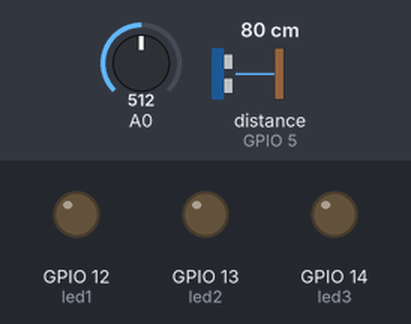
The sketch below on a simulated ESP8266 (NodeMCU). On the bench: output pins drawn as LEDs (lit = HIGH). The test bench sets the inputs (shaded band); at power-on: A0 = 512, distance to the obstacle (sensor on GPIO 5) 80 cm. The echo pulse lasts 58.3 µs per cm; WiFi joins after 1.5 s; servers stay silent unless stated; random numbers use the default seed unless the sketch sets one; no MQTT or app messages arrive unless stated; pins used as bus, display or sensor lines are not drawn; what the sketch prints to the serial monitor is not drawn.

Above: at 3.1 s.
At 6.7 s:
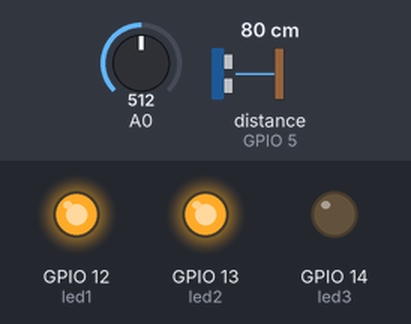
6.8 s: A0 set to 268
14.0 s: A0 set to 231
19.0 s: distance to the obstacle (sensor on GPIO 5) set to 9 cm
21.7 s: distance to the obstacle (sensor on GPIO 5) set to 6 cm
At 24.7 s:
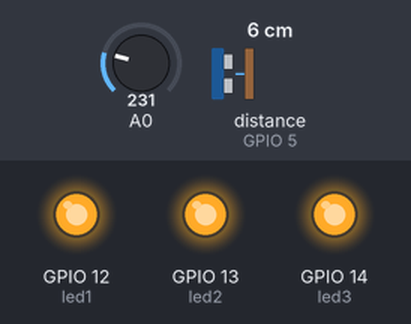
Timing chart, 0 to 26.2 s (numbered marks = the images above; inputs shaded):
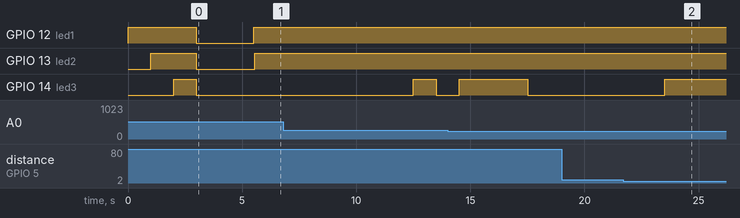

Measured:
- the behaviour switches between 8 and 7 cm on distance to the obstacle (sensor on GPIO 5) (found by bisection; images 1 and 2)
- after the input at 21.7 s, GPIO 14 (led3): LOW → HIGH after 1.8 s

The sketch:

smartbin_mqtt_server.ino
```cpp
/*
   Smart Garbage Bin
   By:
   Shubham Ambokar
   Shweta Bhale
   Prayag Desai
   Mini Project
   Sem 5
   TE ET - 1
*/
//primary bin, cream color

//y r g
#define _1l1 6          //33%
#define _1l2 13         //66%
#define _1l3 15         //99%

#define _2l1 5          //33%
#define _2l2 10         //66%
#define _2l3 15         //99%

#define maxiGas 250

#include <ESP8266WiFi.h>
#include <WiFiClient.h>
#include <ESP8266WebServer.h>
#include <ESP8266mDNS.h>
#include <PubSubClient.h>
#include <Ticker.h>


MDNSResponder mdns;

// Replace with your network credentials
const char* ssid = "test";
//const char* password = "YOUR_PASSWORD";
const char* host = "smartbin";

ESP8266WebServer server(80);

String webPage = "";

// defines pins numbers
const int trigPin = 4;  //D2
const int echoPin = 5;  //D1

const int led1 = 12;     //D6 red
const int led2 = 13;     //D7 green
const int led3 = 14;     //D5 yellow

unsigned long currentMillis = 0;
unsigned long previousMillis = 3000;

const char* mqtt_server = "iot.eclipse.org";

// defines variables
long duration;
int distance1 = 0;
int distance2 = 0;

int gasReading2 = 0;

WiFiClient espClient;
PubSubClient client(espClient);

long lastMsg = 0;
char msg[50];

Ticker blinkTicker;
Ticker _3s;
boolean _3sb = false;
boolean currentGasTrig = false;
boolean prevGasTrig = false;

void setup(void) {
  pinMode(trigPin, OUTPUT); // Sets the trigPin as an Output
  pinMode(echoPin, INPUT); // Sets the echoPin as an Input
  digitalWrite(trigPin, LOW);
  digitalWrite(led1, LOW);
  digitalWrite(led2, LOW);
  digitalWrite(led3, LOW);

  pinMode(led1, OUTPUT);
  pinMode(led2, OUTPUT);
  pinMode(led3, OUTPUT);

  digitalWrite(led1, HIGH);
  delay(1000);
  digitalWrite(led2, HIGH);
  delay(1000);
  digitalWrite(led3, HIGH);
  delay(1000);
  digitalWrite(led1, LOW);
  digitalWrite(led2, LOW);
  digitalWrite(led3, LOW);

  pinMode(A0, INPUT);
  client.setServer(mqtt_server, 1883);
  client.setCallback(callback);


  delay(1000);
  Serial.begin(115200);
  WiFi.begin(ssid);
  Serial.println("");

  // Wait for connection
  while (WiFi.status() != WL_CONNECTED) {
    delay(500);
    Serial.print(".");
    digitalWrite(led1, LOW);
  }
  digitalWrite(led1, HIGH);
  Serial.println("");
  Serial.print("Connected to ");
  Serial.println(ssid);
  Serial.print("IP address: ");
  Serial.println(WiFi.localIP());

  if (mdns.begin("smartbin", WiFi.localIP())) {
    Serial.println("MDNS responder started");
  }

  server.on("/", []() {
    server.send(500, "text/html", webPage);
  });
  server.begin();
  Serial.println("HTTP server started");
  previousMillis = millis();
  _3s.attach(3, setTrue);
}

void setTrue()
{
  _3sb = true;
}

void loop(void) {
  currentMillis = millis();
  if (_3sb) {
    _3sb = false;
    Serial.println("Executed");
    getDistance();
    previousMillis = currentMillis + 4000;
    webPage = "";
    //  webPage += "<h1>ESP8266 Web Server</h1><p>Socket #1 <a href=\"socket1On\"><button>ON</button></a>&nbsp;<a href=\"socket1Off\"><button>OFF</button></a></p>";
    //  webPage += "<p>Socket #2 <a href=\"socket2On\"><button>ON</button></a>&nbsp;<a href=\"socket2Off\"><button>OFF</button></a></p>";
    webPage += "<head>";
    webPage += "<title>SMART BIN </title>";
    webPage += "<meta name=\"viewport\" content=\"width = device - width, initial - scale = 1\">";
    webPage += "<style>";
    webPage += "body {background-color:#ffffff;background-repeat:no-repeat;background-position:top left;background-attachment:fixed;}";
    webPage += "h1{text-align:center;font-family:Georgia, serif;color:#000000;background-color:#ffffff;font-size:70px;font-weight:bold;}";
    webPage += "h2{text-align:center;font-family:Georgia, serif;color:#000000;background-color:#ffffff;font-size:48px;font-weight:bold;}";
    webPage += "p {text-align:center;font-family:Helvetica, sans-serif;font-size:48px;font-style:normal;font-weight:bold;color:#ff0000;background-color:#ffffff;}";
    webPage += "</style>";
    webPage += "</head>";
    webPage += "<body>";
    webPage += "<h1>SMART BIN</h1>";
    webPage += "<h2>Lets manage our waste in a smarter way.</h2>";
    webPage += "<style type=\"text/css\">";
    webPage += ".tg  {border-collapse:collapse;border-spacing:0;border-color:#999;}";
    webPage += ".tg td{font-family:Arial, sans-serif;font-size:14px;padding:20px 20px;border-style:solid;border-width:1px;overflow:hidden;word-break:normal;border-color:#999;color:#444;background-color:#F7FDFA;}";
    webPage += ".tg th{font-family:Arial, sans-serif;font-size:14px;font-weight:normal;padding:20px 20px;border-style:solid;border-width:1px;overflow:hidden;word-break:normal;border-color:#999;color:#fff;background-color:#26ADE4;}";
    webPage += ".tg .tg-fity{font-size:36px;font-family:\"Arial Black\", Gadget, sans-serif !important;;color:#000000;text-align:center;vertical-align:top}";
    //    webPage += ".tg .tg-eumt{font-size:20px;font-family:Arial, Helvetica, sans-serif !important;;color:#fe0000;text-align:center;vertical-align:top}";
    webPage += ".tg .tg-eumt{font-size:20px;font-family:Arial, Helvetica, sans-serif !important;;color:";
    if (gasReading2 >= maxiGas) {
      webPage += "#fe0000";
    }
    else {
      webPage += "#34ff34";
    }
    webPage += ";text-align:center;vertical-align:top}";
    //    webPage += ".tg .tg-9z0u{font-size:20px;color:#34ff34;vertical-align:top}";
    webPage += ".tg .tg-9z0u{font-size:20px;color:";
    if (distance1 <= _1l1) {
      webPage += "#fe0000";
      if (!currentGasTrig) {
        Serial.println("HIGH");
        digitalWrite(led3, HIGH);
      }
    }
    else if (distance1 > _1l1 && distance1 <= _1l2) {
      if (!currentGasTrig) {
        Serial.println("LOW");
        digitalWrite(led3, LOW);
      }
      webPage += "#ffa500";
    }
    else if (distance1 > _1l2 && distance1 <= _1l3) {
      webPage += "#34ff34";
      if (!currentGasTrig) {
        Serial.println("LOW");
        digitalWrite(led3, LOW);
      }
    }
    else {
      webPage += "#800000";
      if (!currentGasTrig) {
        Serial.println("LOW");
        digitalWrite(led3, LOW);
      }
    }
    //#fe0000 red
    //#34ff34 green
    //#FFA500 orange
    //#800000 maroon
    webPage += ";vertical-align:top}";
    //    webPage += ".tg .tg-9z1u{font-size:20px;color:#34ff34;vertical-align:top}";
    webPage += ".tg .tg-9z1u{font-size:20px;color:";
    if (distance2 <= _2l1) {
      webPage += "#fe0000";
    }
    else if (distance2 > _2l1 && distance2 <= _2l2) {
      webPage += "#ffa500";
    }
    else if (distance2 > _2l2 && distance2 <= _2l3) {
      webPage += "#34ff34";
    }
    else {
      webPage += "#800000";
    }
    webPage += ";vertical-align:top}";
    //    webPage += ".tg .tg-whro{font-size:20px;font-family:Arial, Helvetica, sans-serif !important;;color:#fe0000;text-align:center;vertical-align:top}";
    webPage += ".tg .tg-whro{font-size:20px;font-family:Arial, Helvetica, sans-serif !important;;color:";
    if (analogRead(A0) >= maxiGas) {
      webPage += "#fe0000";
      prevGasTrig = currentGasTrig;
      currentGasTrig = true;
    }
    else {
      webPage += "#34ff34";
      prevGasTrig = currentGasTrig;
      currentGasTrig = false;
    }
    webPage += ";text-align:center;vertical-align:top}";
    webPage += ".tg .tg-ruh6{font-size:36px;font-family:\"Arial Black\", Gadget, sans-serif !important;;color:#000000;text-align:center;vertical-align:top}";
    webPage += ".tg .tg-r5uq{font-size:20px;font-family:\"Lucida Sans Unicode\", \"Lucida Grande\", sans-serif !important;;vertical-align:top}";
    webPage += "</style>";
    webPage += "<table align=\"center\" ;table class=\"tg\">";
    webPage += "<tr>";
    webPage += "<th class=\"tg-ruh6\">SMART BIN</th>";
    webPage += "<th class=\"tg-ruh6\">Percent full</th>";
    webPage += "<th class=\"tg-fity\">Smoke</th>";
    webPage += "</tr>";
    webPage += "<tr>";
    webPage += "<td class=\"tg-r5uq\">Bin 1</td>";
    //    webPage += "<td class=\"tg-9z0u\">__%</td>";
    webPage += "<td class=\"tg-9z0u\">";
    if (distance1 >= _1l3 || distance1 < 0) {
      webPage += "Lid Open!";
    }
    else {
      webPage += 100 - (((float)distance1 / _1l3) * 100);
      webPage += "%</td>";
    }
    //    webPage += "<td class=\"tg-whro\">Detected/Not detected</td>";
    webPage += "<td class=\"tg-whro\">";
    //    webPage += "Detected/Not detected";
    //    webPage += analogRead(A0);
    if (analogRead(A0) >= maxiGas)
    {
      webPage += "Gas Detected!";
    }
    else {
      webPage += "No Gas Detected!";
    }
    Serial.println("Gas");
    Serial.println(analogRead(A0));
    webPage += "</td>";
    webPage += "</tr>";
    webPage += "<tr>";
    webPage += "<td class=\"tg-r5uq\">Bin 2</td>";
    webPage += "<td class=\"tg-9z1u\">";
    if (distance2 >= _2l3 || distance2 < 0) {
      webPage += "Lid Open!";
    }
    else {
      webPage += 100 - ((((float)distance2 * 100) / _2l3));
      webPage += "%</td>";
    }
    webPage += "<td class=\"tg-eumt\">";
    if (gasReading2 >= maxiGas)
    {
      webPage += "Gas Detected!";
    }
    else {
      webPage += "No Gas Detected!";
    }
    webPage += "</td>";
    webPage += "</tr>";
    webPage += "</table>";
    webPage += "</body>";
    webPage += "</html>";
    char snum [5];
    itoa(analogRead(A0), snum, 10);
    client.publish("miniproject/smartbin/bin1/gas", snum);
  }

  if (!client.connected()) {
    reconnect();
  }
  digitalWrite(led2, HIGH);
  client.loop();
  server.handleClient();

  if (!prevGasTrig && currentGasTrig) {
    Serial.println("Ticker Attach");
    blinkTicker.attach(1, ledBlink);
  }
  if (prevGasTrig && !currentGasTrig) {
    Serial.println("Ticker Detach");
    blinkTicker.detach();
  }
}

void ledBlink(void)
{
  Serial.println("In Ticker Function");
  digitalWrite(led3, !digitalRead(led3));
}

void getDistance(void)
{
  digitalWrite(trigPin, LOW);
  delayMicroseconds(2);

  // Sets the trigPin on HIGH state for 10 micro seconds
  digitalWrite(trigPin, HIGH);
  delayMicroseconds(10);
  digitalWrite(trigPin, LOW);

  // Reads the echoPin, returns the sound wave travel time in microseconds
  duration = pulseIn(echoPin, HIGH);

  // Calculating the distance1
  distance1 = duration * 0.034 / 2;
  // Prints the distance1 on the Serial Monitor
  Serial.println("Distance:");
  Serial.println(distance1);
  char nnum[5];
  itoa(distance1, nnum, 10);
  client.publish("miniproject/smartbin/bin1", nnum);
}

void callback(char* topic, byte* payload, unsigned int length) {
  Serial.println("callback");
  String p_payload;
  for (uint8_t i = 0; i < length; i++) {
    p_payload.concat((char)payload[i]);
  }
  Serial.print("Message arrived [");
  Serial.print(topic);
  Serial.print("] ");
  for (int i = 0; i < length; i++) {
    Serial.print((char)payload[i]);
  }
  Serial.println();
  if (String("miniproject/smartbin/bin2").equals(topic)) {
    distance2 = p_payload.toInt();
  }
  if (String("miniproject/smartbin/bin2/gas").equals(topic)) {
    gasReading2 = p_payload.toInt();
  }

}

void reconnect() {
  // Loop until we're reconnected
  while (!client.connected()) {
    digitalWrite(led2, LOW);
    Serial.print("Attempting MQTT connection...");
    // Create a random client ID
    String clientId = "ESP8266Client-";
    clientId += String(random(0xffff), HEX);
    // Attempt to connect
    if (client.connect(clientId.c_str())) {
      Serial.println("connected");
      // Once connected, publish an announcement...
      client.publish("outTopic", "hello world");
      // ... and resubscribe
      client.subscribe("miniproject/smartbin/bin2");
      client.subscribe("miniproject/smartbin/bin2/gas");
    } else {
      Serial.print("failed, rc=");
      Serial.print(client.state());
      Serial.println(" try again in 5 seconds");
      // Wait 5 seconds before retrying
      delay(5000);
    }
  }
}
```
